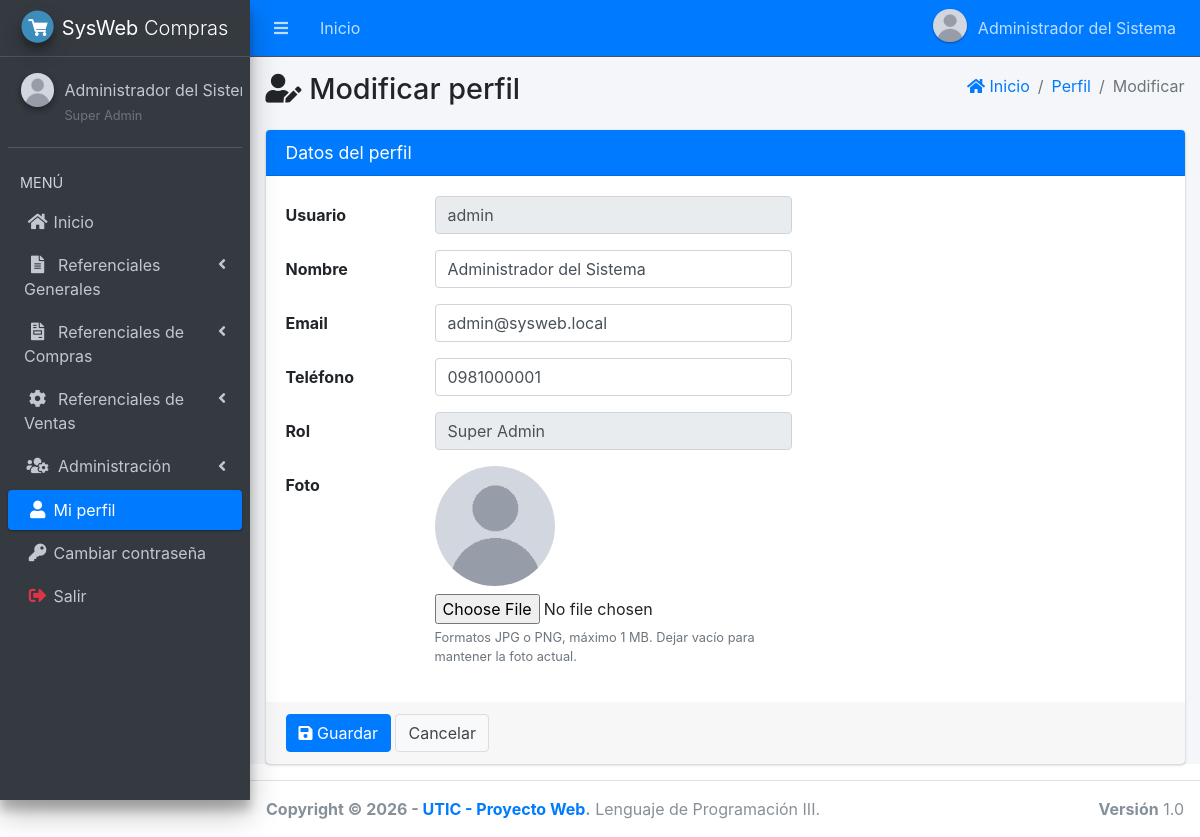
The app's page /main.php?module=form_perfil (signed in) with its own data.
### tables this page shows
CREATE TABLE menu (
    id_menu   INT AUTO_INCREMENT PRIMARY KEY,
    id_padre  INT NULL COMMENT 'NULL = opción de primer nivel o grupo',
    titulo    VARCHAR(50) NOT NULL,
    icono     VARCHAR(50) NOT NULL DEFAULT 'far fa-circle',
    modulo    VARCHAR(30) NULL COMMENT 'Clave del módulo (main.php?module=...). NULL = grupo',
    orden     INT NOT NULL DEFAULT 0,
    UNIQUE KEY uk_menu_modulo (modulo),
    CONSTRAINT fk_menu_padre FOREIGN KEY (id_padre)
        REFERENCES menu (id_menu) ON UPDATE CASCADE ON DELETE CASCADE
);

CREATE TABLE usuarios (
    id_usuario     INT AUTO_INCREMENT PRIMARY KEY,
    usuario        VARCHAR(50)  NOT NULL,
    nombre         VARCHAR(100) NOT NULL,
    password       VARCHAR(255) NOT NULL COMMENT 'Hash generado con password_hash()',
    email          VARCHAR(100) NULL,
    telefono       VARCHAR(20)  NULL,
    foto           VARCHAR(100) NULL,
    id_rol         INT NOT NULL,
    estado         ENUM('activo','bloqueado') NOT NULL DEFAULT 'activo',
    intentos       TINYINT UNSIGNED NOT NULL DEFAULT 0 COMMENT 'Intentos fallidos de login consecutivos',
    created_at     TIMESTAMP NOT NULL DEFAULT CURRENT_TIMESTAMP,
    UNIQUE KEY uk_usuarios_usuario (usuario),
    CONSTRAINT fk_usuarios_rol FOREIGN KEY (id_rol)
        REFERENCES roles (id_rol) ON UPDATE CASCADE ON DELETE RESTRICT
);

CREATE TABLE roles (
    id_rol       INT AUTO_INCREMENT PRIMARY KEY,
    rol_nombre   VARCHAR(30)  NOT NULL,
    descripcion  VARCHAR(120) NULL,
    UNIQUE KEY uk_roles_nombre (rol_nombre)
);

### app/config/database.php (called while the page is built, shortened)
<?php
function db(): PDO
{
    static $pdo = null;
    if ($pdo === null) {
        $dsn = 'mysql:host=' . DB_HOST . ';port=' . DB_PORT . ';dbname=' . DB_NAME . ';charset=utf8mb4';
        try {
            $pdo = new PDO($dsn, DB_USER, DB_PASS, [
                PDO::ATTR_ERRMODE            => PDO::ERRMODE_EXCEPTION,
                PDO::ATTR_DEFAULT_FETCH_MODE => PDO::FETCH_ASSOC,
                PDO::ATTR_EMULATE_PREPARES   => false,
            ]);
            $pdo->exec("SET time_zone = '" . date('P') . "'");
        } catch (PDOException $e) {
            error_log('Error de conexión: ' . $e->getMessage());
            http_response_code(500);
            exit('No se pudo conectar con la base de datos. Verifique la configuración en config/config.php.');
        }
    }
    return $pdo;
}

### app/core/rutas.php (called while the page is built, shortened)
<?php
return [
    'start'             => ['start.php',                 'start'],
    'password'          => ['password/form.php',         'password'],
    'perfil'            => ['perfil/view.php',           'perfil'],
    'form_perfil'       => ['perfil/form.php',           'perfil'],
    'user'              => ['user/view.php',             'user'],
    'form_user'         => ['user/form.php',             'user'],
    'permisos'          => ['permisos/view.php',         'permisos'],
    'departamento'      => ['departamento/view.php',     'departamento'],
    'form_departamento' => ['departamento/form.php',     'departamento'],
    'ciudad'            => ['ciudad/view.php',           'ciudad'],
    'form_ciudad'       => ['ciudad/form.php',           'ciudad'],
    'proveedores'       => ['proveedores/view.php',      'proveedores'],
    'form_proveedores'  => ['proveedores/form.php',      'proveedores'],
    'deposito'          => ['simple/view.php',           'deposito'],
    'form_deposito'     => ['simple/form.php',           'deposito'],
    'tipo_producto'     => ['simple/view.php',           'tipo_producto'],
    'form_tipo_producto'=> ['simple/form.php',           'tipo_producto'],
    'u_medida'          => ['simple/view.php',           'u_medida'],
    'form_u_medida'     => ['simple/form.php',           'u_medida'],
    'productos'         => ['productos/view.php',        'productos'],
    'form_productos'    => ['productos/form.php',        'productos'],
    'clientes'          => ['clientes/view.php',         'clientes'],
    'form_clientes'     => ['clientes/form.php',         'clientes'],
    'compras'           => ['compras/view.php',          'compras'],
    'form_compras'      => ['compras/form.php',          'compras'],
    'detalle_compras'   => ['compras/detalle.php',       'compras'],
    'ventas'            => ['ventas/view.php',           'ventas'],
    'form_ventas'       => ['ventas/form.php',           'ventas'],
    'detalle_ventas'    => ['ventas/detalle.php',        'ventas'],
    'reporte_ventas'    => ['reporte_ventas/view.php',   'reporte_ventas'],
    'timbrado'          => ['timbrado/view.php',         'timbrado'],
    'stock'             => ['stock/view.php',            'stock'],
    'reporte_compras'   => ['reporte_compras/view.php',  'reporte_compras'],
];

### app/views/layout/content.php (called while the page is built, shortened)
<?php
[$archivo, $permiso] = $rutas[$module];
include __DIR__ . '/../' . $archivo;

### app/views/perfil/form.php (the view, shortened to what this page needs)
<?php
$st = db()->prepare('SELECT u.usuario, u.nombre, u.email, u.telefono, u.foto, r.rol_nombre AS rol FROM usuarios u JOIN roles r ON r.id_rol = u.id_rol WHERE u.id_usuario = ?');
$st->execute([$_SESSION['id_usuario']]);
$u = $st->fetch();
?>
<section class="content">
    <div class="container-fluid">
        <div class="card card-primary">
            <div class="card-header"><h3 class="card-title">Datos del perfil</h3></div>
            <form action="modules/perfil/procesar.php" method="post" enctype="multipart/form-data" class="form-horizontal">
                <div class="card-body">
                    <div class="form-group row">
                        <label class="col-sm-2 col-form-label">Usuario</label>
                        <div class="col-sm-5"><input type="text" class="form-control" value="<?= e($u['usuario']) ?>" readonly></div>
                    </div>
                    <div class="form-group row">
                        <label for="nombre" class="col-sm-2 col-form-label">Nombre</label>
                        <div class="col-sm-5">
                            <input type="text" class="form-control" id="nombre" name="nombre" value="<?= e($u['nombre']) ?>" maxlength="100" required>
                        </div>
                    </div>
                    <div class="form-group row">
                        <label for="email" class="col-sm-2 col-form-label">Email</label>
                        <div class="col-sm-5">
                            <input type="email" class="form-control" id="email" name="email" value="<?= e($u['email']) ?>" maxlength="100">
                        </div>
                    </div>
                    <div class="form-group row">
                        <label for="telefono" class="col-sm-2 col-form-label">Teléfono</label>
                        <div class="col-sm-5">
                            <input type="text" class="form-control" id="telefono" name="telefono" value="<?= e($u['telefono']) ?>"
                                   pattern="[0-9+\-() ]{6,20}" maxlength="20">
                        </div>
                    </div>
                    <div class="form-group row">
                        <label class="col-sm-2 col-form-label">Rol</label>
                        <div class="col-sm-5"><input type="text" class="form-control" value="<?= e($u['rol']) ?>" readonly></div>
                    </div>
                    <div class="form-group row">
                        <label for="foto" class="col-sm-2 col-form-label">Foto</label>
                        <div class="col-sm-5">
                            <img src="<?= e(foto_url($u['foto'])) ?>" class="img-circle img-perfil mb-2" alt="Foto actual" id="foto-preview">
                            <input type="file" class="form-control-file" id="foto" name="foto" accept="image/jpeg,image/png">
                            <small class="form-text text-muted">Formatos JPG o PNG, máximo 1 MB. Dejar vacío para mantener la foto actual.</small>
                        </div>
                    </div>
                </div>
                <div class="card-footer">
                    <button type="submit" class="btn btn-primary"><i class="fas fa-save"></i> Guardar</button>
                    <a href="main.php?module=perfil" class="btn btn-default">Cancelar</a>
                </div>
            </form>
        </div>
    </div>
</section>

### app/views/layout/side_menu.php (shortened to what this page needs)
<?php
$items = db()->query('SELECT id_menu, id_padre, titulo, icono, modulo FROM menu ORDER BY orden, id_menu')->fetchAll();
$raiz  = [];
$hijos = [];
foreach ($items as $it) {
    if ($it['id_padre'] === null) {
        $raiz[] = $it;
    } else {
        $hijos[(int) $it['id_padre']][] = $it;
    }
}
function menu_enlace(array $it, string $modulo_actual, bool $hijo): string
{
    $activo = $it['modulo'] === $modulo_actual ? ' active' : '';
    $icono  = $hijo ? 'far fa-circle nav-icon' : 'nav-icon ' . $it['icono'];
    return '<li class="nav-item"><a href="main.php?module=' . e($it['modulo']) . '" class="nav-link' . $activo . '">'
         . '<i class="' . e($icono) . '"></i><p>' . e($it['titulo']) . '</p></a></li>';
}
?>
<aside class="main-sidebar sidebar-dark-primary elevation-4">
    <a href="main.php?module=start" class="brand-link">
        <img src="assets/img/logo.png" alt="Logo" class="brand-image img-circle elevation-3">
        <span class="brand-text font-weight-light"><b><?= e(APP_SHORT) ?></b> Compras</span>
    </a>
    <div class="sidebar">
        <div class="user-panel mt-3 pb-3 mb-3 d-flex">
            <div class="image">
                <img src="<?= e(foto_url($_SESSION['foto'] ?? null)) ?>" class="img-circle elevation-2" alt="Foto">
            </div>
            <div class="info">
                <a href="main.php?module=perfil" class="d-block"><?= e($_SESSION['nombre']) ?></a>
                <small class="text-muted"><?= e($_SESSION['rol']) ?></small>
            </div>
        </div>
        <nav class="mt-2">
            <ul class="nav nav-pills nav-sidebar flex-column" data-widget="treeview" role="menu" data-accordion="false">
                <li class="nav-header">MENÚ</li>
                <?php foreach ($raiz as $it): ?>
                    <?php if ($it['modulo'] !== null): ?>
                        <?php if (can($it['modulo'])) echo menu_enlace($it, $modulo_actual, false); ?>
                    <?php else:
                        $visibles = array_filter($hijos[(int) $it['id_menu']] ?? [], static function ($h) {
                            return can($h['modulo']);
                        });
                        $abierto = in_array($modulo_actual, array_column($visibles, 'modulo'), true);
                    ?>
                        <li class="nav-item<?= $abierto ? ' menu-open' : '' ?>">
                            <a href="#" class="nav-link<?= $abierto ? ' active' : '' ?>">
                                <i class="nav-icon <?= e($it['icono']) ?>"></i>
                                <p><?= e($it['titulo']) ?> <i class="right fas fa-angle-left"></i></p>
                            </a>
                        </li>
                    <?php endif; ?>
                <?php endforeach; ?>
                <li class="nav-item">
                    <a href="#" class="nav-link" data-toggle="modal" data-target="#modalSalir">
                        <i class="nav-icon fas fa-sign-out-alt text-danger"></i><p>Salir</p>
                    </a>
                </li>
            </ul>
        </nav>
    </div>
</aside>

### public/assets/css/style.css (style rules this page uses)
.img-perfil { width: 120px; height: 120px; object-fit: cover; }
.user-image, .user-panel .image img, .user-header img { object-fit: cover; }

### records on screen
menu: titulo "Inicio"
menu: titulo "Referenciales Generales"
menu: titulo "Referenciales de Compras"
menu: titulo "Referenciales de Ventas"
menu: titulo "Administración"
menu: titulo "Mi perfil"
menu: titulo "Cambiar contraseña"
usuarios: usuario "admin", nombre "Administrador del Sistema", email "admin@sysweb.local", telefono "0981000001", id_rol.rol_nombre "Super Admin"

### other values on screen
$_SESSION['nombre'] "Administrador del Sistema"
APP_SHORT "SysWeb"
$_SESSION['nombre'] "Administrador del…"
$_SESSION['rol'] "Super Admin"
$titulo "Modificar perfil"
$texto "Perfil"
$texto "Modificar"
